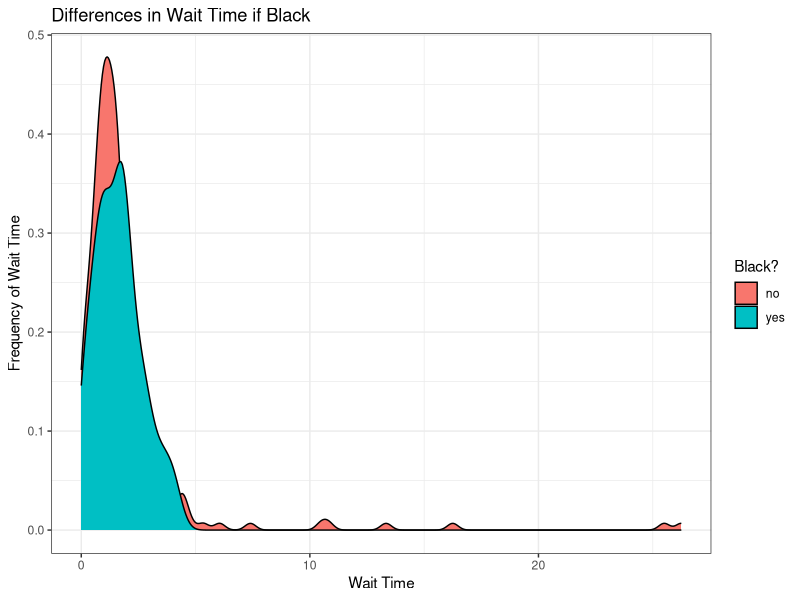
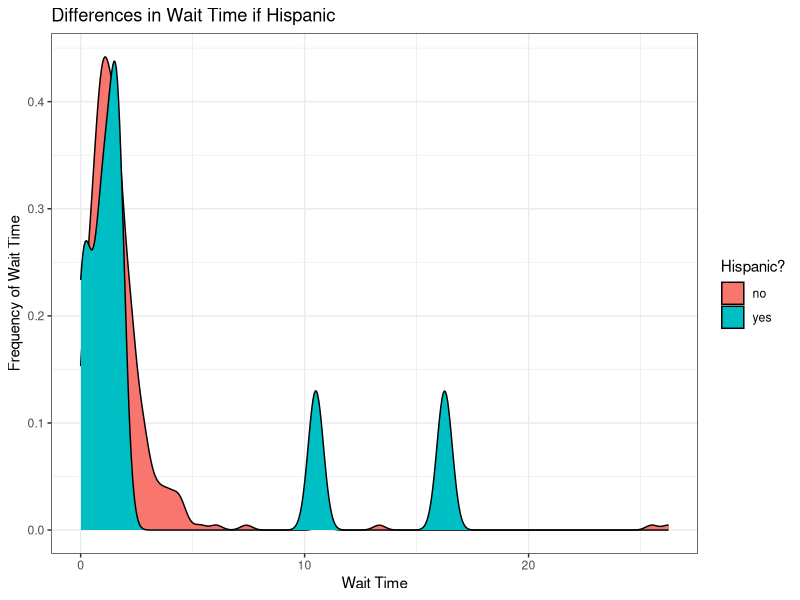
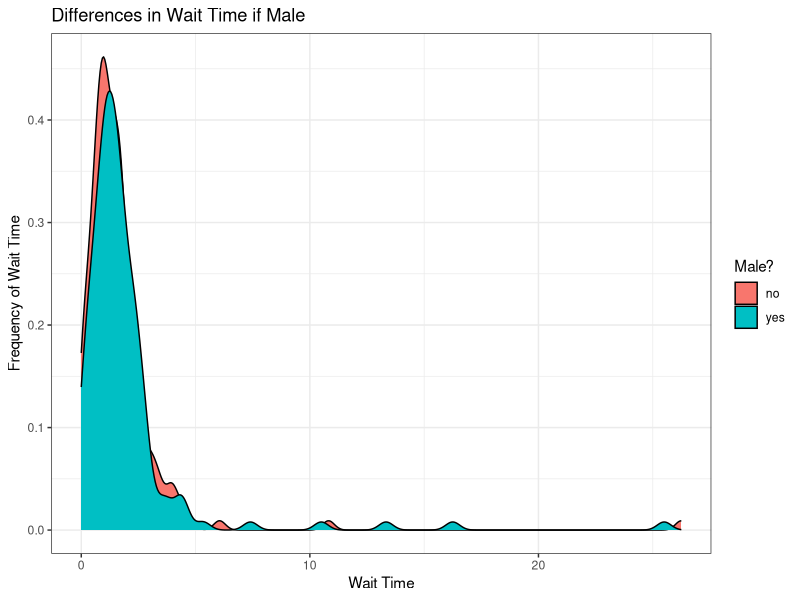
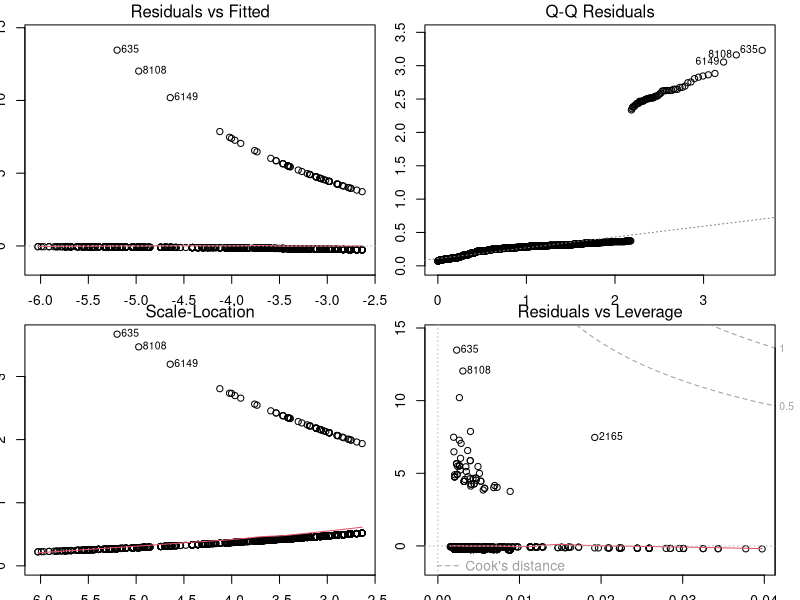
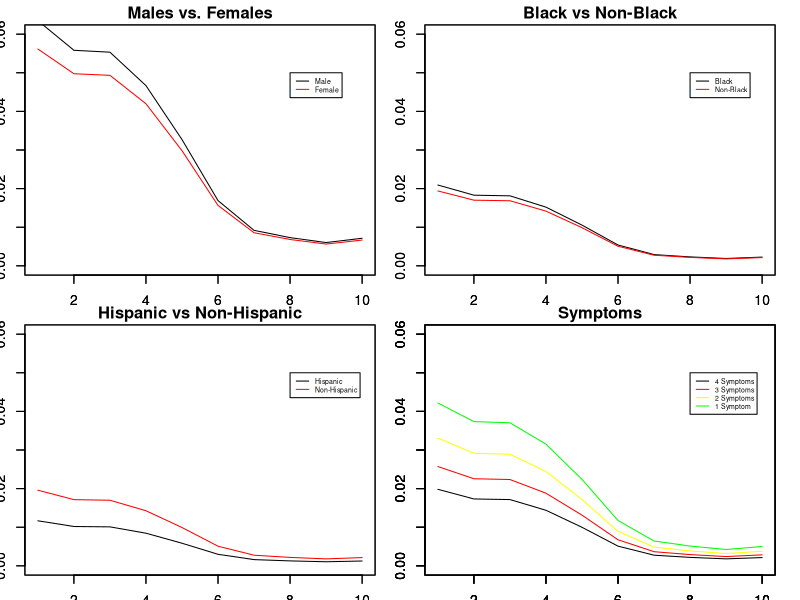

The R source for these figures, in order:
## ---- chunk 1
knitr::opts_chunk$set(fig.width=5, fig.height=3) 
library(dplyr)
library(magrittr)
library(knitr)
library(ggplot2)
## ---- chunk 2
kelly <- read.table("kellydat.txt", header = T)
kelly <- kelly %>% mutate(count_sn = sn1 + sn2*2 + sn3*3 + all4*4) %>% select(-c(sn1, sn2, sn3, all4))
## ---- chunk 3

ggplot(kelly, aes(nctdel, group = factor(black), fill = factor(black,labels=c("no", "yes"))),alpha=0.5, adjust=2) + geom_density() + theme_bw() + xlab("Wait Time") + ylab("Frequency of Wait Time") + labs(fill = "Black?") + ggtitle("Differences in Wait Time if Black")
## ---- chunk 4
ggplot(kelly, aes(nctdel, group = factor(hisp), fill = factor(hisp,labels=c("no", "yes"))),alpha=0.5, adjust=2) + geom_density() + theme_bw() + xlab("Wait Time") + ylab("Frequency of Wait Time") + labs(fill = "Hispanic?") + ggtitle("Differences in Wait Time if Hispanic")
## ---- chunk 5
ggplot(kelly, aes(nctdel, group = factor(male), fill = factor(male,labels=c("no", "yes"))),alpha=0.5, adjust=2) + geom_density() + theme_bw() + xlab("Wait Time") + ylab("Frequency of Wait Time") + labs(fill = "Male?") + ggtitle("Differences in Wait Time if Male")
## ---- chunk 6
# set up the kernels
#bin <- cut(kelly$nctdel, c(-Inf,seq(0,26,.3),Inf))
quants <- quantile(kelly$nctdel, probs = seq(0,1,length.out = 10))
bin <- cut(kelly$nctdel, c(-1,quants))
levels(bin) <- seq(1:nlevels(bin))
## ---- chunk 7
# instantiate data
times <- as.numeric(bin)
total_bins <- max(times)
censored <- kelly$fail
charac <- kelly %>% select(-c(nctdel, fail))
# example transformation
# transformation function

transformation <- function(time, censored, total_bins) {
  y <- rep(0,time)
  if(!censored) {
    y[time] <- 1
  }
  
  # if you are doing kernel regression then you will calculate X differently here (using the kernels)
  X <- array(0, dim=c(time, total_bins))
  diag(X) <- 1
  
  return(data.frame(y,X))
}
# apply the transformation to the data set
d <- transformation(times[1], censored[1], total_bins)
for(i in 2:length(times)) {
  d <- rbind(d, transformation(times[i], censored[i], total_bins))
}
# fit a model
#m <- glm(y ~ 0 + ., data=d, family="binomial")
#summary(m)

#beta <- coef(m)
#hazard <- exp(beta)/(1+exp(beta))
#plot(1:total_bins, hazard, type='l')

# this is pretty ugly. Let's smooth it out with kernel regression.
# set up the kernels
kernels <- 4
tau <- seq(from=1, to=total_bins, length.out = kernels)
sigma <- (tau[2]-tau[1])/2
# we're going to pre-calculate a bunch of kernel weights
# each row is one bin, the columns are the kernel weights for that bin
kernel.weights <- matrix(dnorm(rep(1:10,kernels),rep(tau,each=10),sigma), ncol=kernels)
# now we'll create a new transform function
kernel.transformation <- function(time, censored, other_cov, total_bins) {
  y <- rep(0,time)
  if(!censored) {
    y[time] <- 1
  }
  
  # X has kernel weights instead of the bin indicators that it had before
  X <- array(kernel.weights[1:time,],dim=c(time,kernels))
  X <- cbind(X, other_cov)
  
  return(data.frame(y,X))
}

d2 <- NULL
d2 <- kernel.transformation(times[1], censored[1], charac[1,],total_bins)
for(i in 2:length(times)) {
  d2 <- rbind(d2, kernel.transformation(times[i], censored[i], charac[i,], total_bins))
}

# fit a model
m2 <- glm(y ~ 0 + ., data=d2, family="binomial")
## ---- chunk 8
par(mar=c(1.5,1.5,1.5,1.5))
par(mfrow = c(2,2))
plot(m2)
## ---- chunk 9
X.test <- data.frame(d2) %>% select(-y)
kern.pred <- round(predict.glm(m2, newdata = data.frame(d2), type = 'response'))
m = mean(kern.pred == d2$y)
## ---- chunk 10
knitr::opts_chunk$set(fig.width=5, fig.height=3) 
##select rows in d2
##first one to test is only black--> use as baseline?

haz_charac_base <- charac[1:10,] %>% mutate(male = 0, black = 0, hisp = 0, count_sn = 0) #female, not black or hispanic, no symptoms
haz_charac_1 <- charac[1:10,] %>% mutate(male = 1, black = 0, hisp = 0, count_sn = 0)

hazard.logodds_base <- predict(m2, newdata = data.frame(cbind(kernel.weights, haz_charac_base)))
hazard.logodds_1 <- predict(m2, newdata = data.frame(cbind(kernel.weights, haz_charac_1)))
###change to assess different survival functions

hazard2_base <- exp(hazard.logodds_base)/(1+exp(hazard.logodds_base))
hazard2_1 <- exp(hazard.logodds_1)/(1+exp(hazard.logodds_1))
hazard2_1 <- hazard2_1*(1-hazard2_base)

plot(1:total_bins, hazard2_base, type='l', col = "black", ylim=(c(0,0.06)), ylab = "hazard", xlab = "time bins")
par(new=T)
plot(1:total_bins, hazard2_1, col = "red",type='l', ylim=(c(0,0.06)), xlab = "time bins", ylab = "hazard", main = "Males vs. Females", sub = "With No Symptoms, Neither Black nor Hispanic")
legend(8,0.05, legend=c("Male", "Female"), col=c("black", "red"), lty = c(1,1), cex=0.5)
## ---- chunk 11
##select rows in d2
##first one to test is only black--> use as baseline?

haz_charac_base <- charac[1:10,] %>% mutate(male = 1, black = 1, hisp = 0, count_sn = 4) #male, black,4 symptoms
haz_charac_1 <- charac[1:10,] %>% mutate(male = 1, black = 0, hisp = 0, count_sn = 4)

hazard.logodds_base <- predict(m2, newdata = data.frame(cbind(kernel.weights, haz_charac_base)))
hazard.logodds_1 <- predict(m2, newdata = data.frame(cbind(kernel.weights, haz_charac_1)))
###change to assess different survival functions

hazard2_base <- exp(hazard.logodds_base)/(1+exp(hazard.logodds_base))
hazard2_1 <- exp(hazard.logodds_1)/(1+exp(hazard.logodds_1))
hazard2_1 <- hazard2_1*(1-hazard2_base)

plot(1:total_bins, hazard2_base, type='l', col = "black", ylim=(c(0,0.06)), ylab = "hazard", xlab = "time bins")
par(new=T)
plot(1:total_bins, hazard2_1, col = "red",type='l', ylim=(c(0,0.06)), xlab = "time bins", ylab = "hazard", main = "Black vs Non-Black", sub = "With 4 Symptoms, Male, Non-Hispanic")
legend(8,0.05, legend=c("Black", "Non-Black"), col=c("black", "red"), lty = c(1,1), cex=0.5)
## ---- chunk 12
##select rows in d2
##first one to test is only black--> use as baseline?

haz_charac_base <- charac[1:10,] %>% mutate(male = 1, black = 0, hisp = 1, count_sn = 4) #male, black,4 symptoms
haz_charac_1 <- charac[1:10,] %>% mutate(male = 1, black = 0, hisp = 0, count_sn = 4)

hazard.logodds_base <- predict(m2, newdata = data.frame(cbind(kernel.weights, haz_charac_base)))
hazard.logodds_1 <- predict(m2, newdata = data.frame(cbind(kernel.weights, haz_charac_1)))
###change to assess different survival functions

hazard2_base <- exp(hazard.logodds_base)/(1+exp(hazard.logodds_base))
hazard2_1 <- exp(hazard.logodds_1)/(1+exp(hazard.logodds_1))
hazard2_1 <- hazard2_1*(1-hazard2_base)

plot(1:total_bins, hazard2_base, type='l', col = "black", ylim=(c(0,0.06)), ylab = "hazard", xlab = "time bins")
par(new=T)
plot(1:total_bins, hazard2_1, col = "red",type='l', ylim=(c(0,0.06)), xlab = "time bins", ylab = "hazard", main = "Hispanic vs Non-Hispanic", sub = "With 4 Symptoms, Male, Non-Black")
legend(8,0.05, legend=c("Hispanic", "Non-Hispanic"), col=c("black", "red"), lty = c(1,1), cex=0.5)
## ---- chunk 13
##select rows in d2
##first one to test is only black--> use as baseline?

haz_charac_base <- charac[1:10,] %>% mutate(male = 1, black = 0, hisp = 0, count_sn = 4) #male, black,4 symptoms
haz_charac_1 <- charac[1:10,] %>% mutate(male = 1, black = 0, hisp = 0, count_sn = 3)
haz_charac_2 <- charac[1:10,] %>% mutate(male = 1, black = 0, hisp = 0, count_sn = 2)
haz_charac_3 <- charac[1:10,] %>% mutate(male = 1, black = 0, hisp = 0, count_sn = 1)

hazard.logodds_base <- predict(m2, newdata = data.frame(cbind(kernel.weights, haz_charac_base)))
hazard.logodds_1 <- predict(m2, newdata = data.frame(cbind(kernel.weights, haz_charac_1)))
hazard.logodds_2 <- predict(m2, newdata = data.frame(cbind(kernel.weights, haz_charac_2)))
hazard.logodds_3 <- predict(m2, newdata = data.frame(cbind(kernel.weights, haz_charac_3)))
###change to assess different survival functions

hazard2_base <- exp(hazard.logodds_base)/(1+exp(hazard.logodds_base))
hazard2_1 <- exp(hazard.logodds_1)/(1+exp(hazard.logodds_1))
hazard2_1 <- hazard2_1*(1-hazard2_base)
hazard2_2 <- exp(hazard.logodds_2)/(1+exp(hazard.logodds_2))
hazard2_2 <- hazard2_2*(1-hazard2_base)*(1-hazard2_1)
hazard2_3 <- exp(hazard.logodds_3)/(1+exp(hazard.logodds_3))
hazard2_3 <- hazard2_3*(1-hazard2_base)*(1-hazard2_1)*(1-hazard2_2)

plot(1:total_bins, hazard2_base, type='l', col = "black", ylim=(c(0,0.06)), ylab = "hazard", xlab = "time bins")
par(new=T)
plot(1:total_bins, hazard2_1, type='l', col = "red", ylim=(c(0,0.06)), ylab = "hazard", xlab = "time bins")
par(new=T)
plot(1:total_bins, hazard2_2, type='l', col = "yellow", ylim=(c(0,0.06)), ylab = "hazard", xlab = "time bins")
par(new = T)
plot(1:total_bins, hazard2_3, col = "green",type='l', ylim=(c(0,0.06)), xlab = "time bins", ylab = "hazard", main = "Symptoms", sub = "With Male, Non-Black, Non-Hispanic")

legend(8,0.05, legend=c("4 Symptoms", "3 Symptoms", "2 Symptoms", "1 Symptom"), col=c("black", "red", "yellow", "green"), lty = c(1,1), cex=0.5)
## ---- chunk 14
summary(m2)
